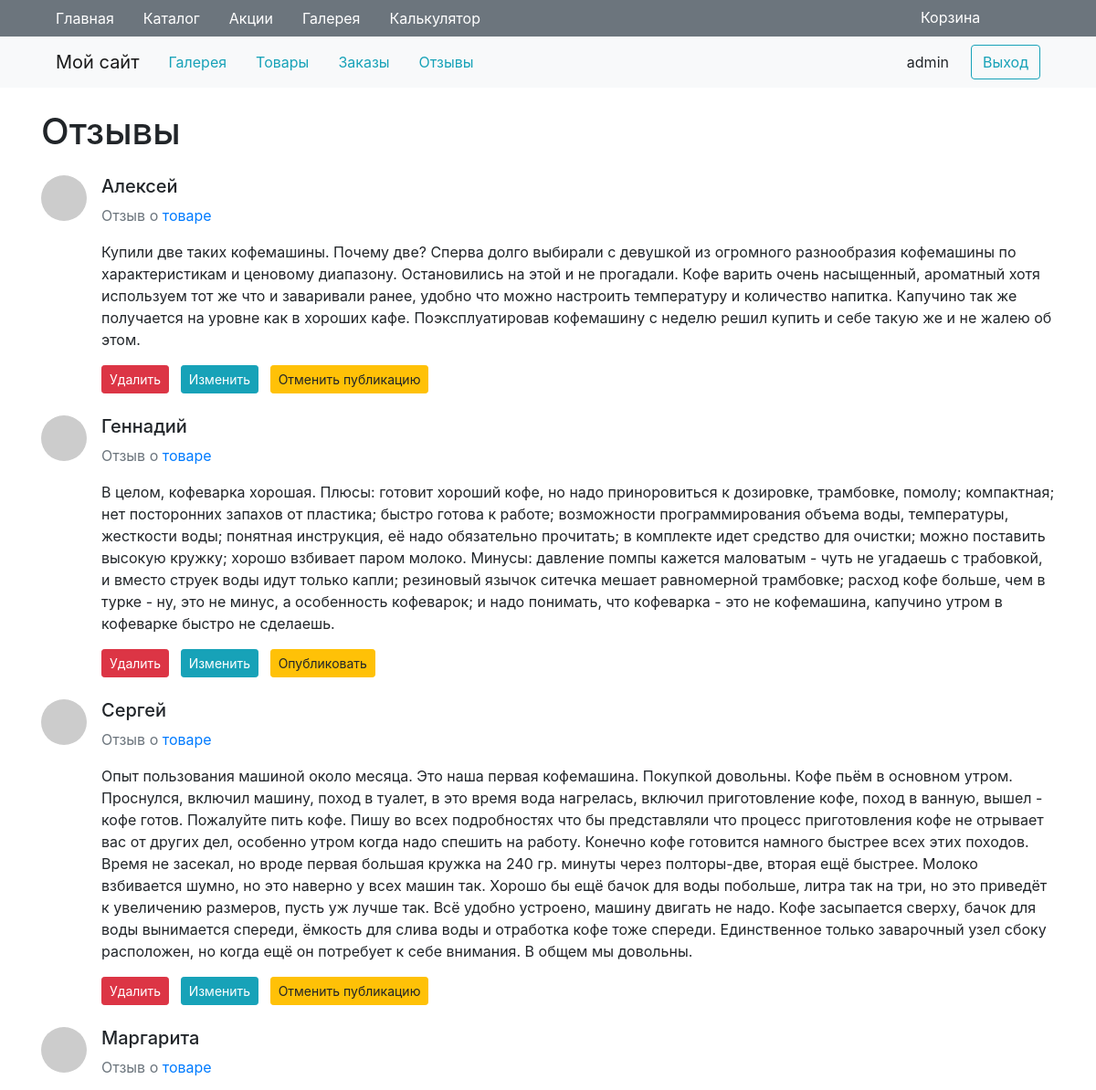
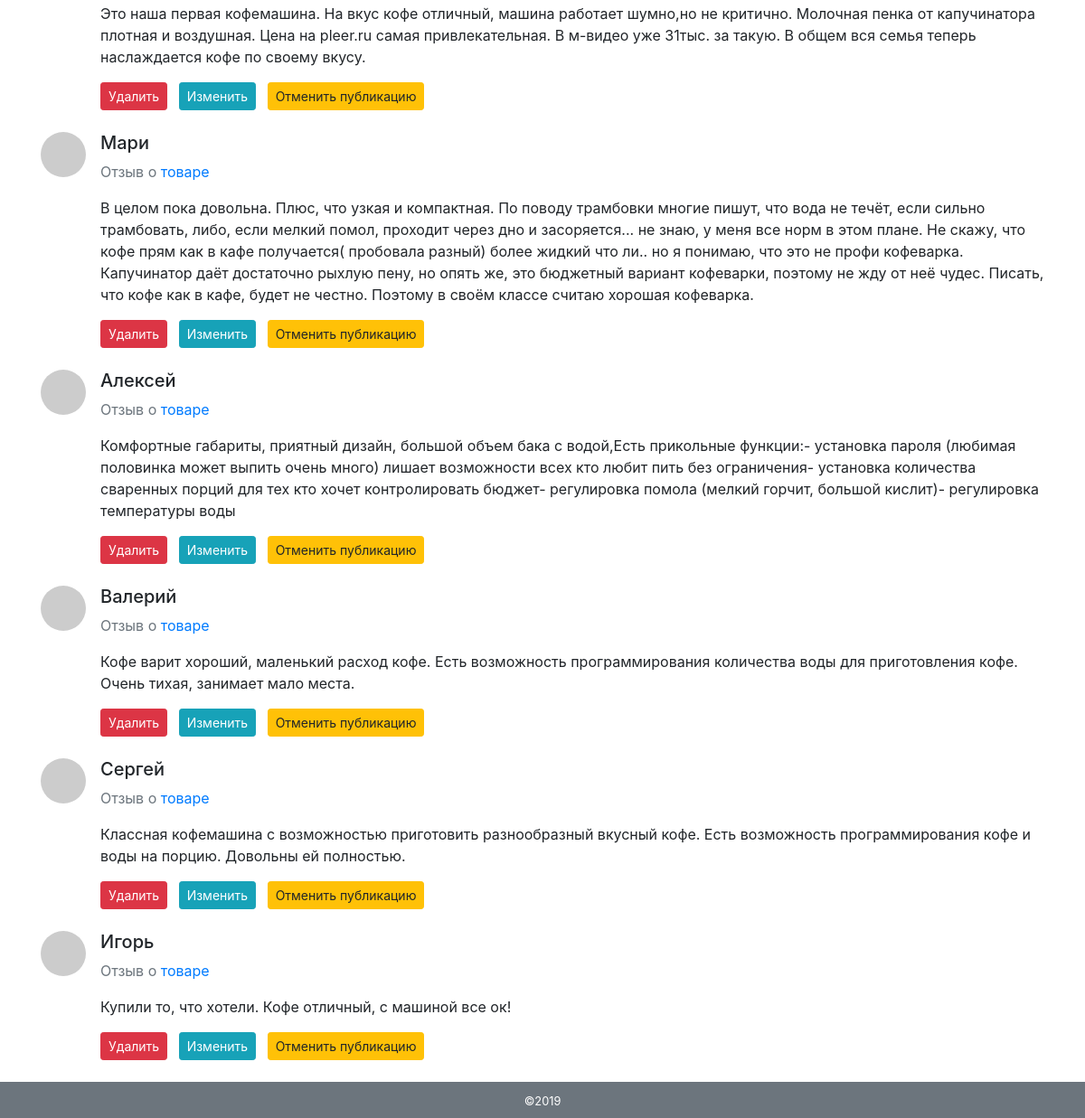
The page /comments/ (signed in) on the database its author committed (2 pictures, top to bottom).
### tables this page shows
CREATE TABLE `comments` (
  `id` int(11) NOT NULL,
  `user` varchar(255) NOT NULL,
  `message` text NOT NULL,
  `good_id` int(11) NOT NULL,
  `public` bit(1) NOT NULL DEFAULT b'0'
);

### engine/db.php (called while the page is built, shortened)
<?php
function getDb() {
    static $db = null;
    if (is_null($db)) {
        $db = @mysqli_connect(HOST, USER, PASS, DB) or die('Error: ' . mysqli_connect_error());
    }
    return $db;
}
function getAssocResult($sql) {
    $db = getDb();
    $result = @mysqli_query($db, $sql) or die(mysqli_error($db));
    $array_result = [];
    while ($row = mysqli_fetch_assoc($result))
        $array_result[] = $row;
    return $array_result;
}

### engine/moduleComments.php (called while the page is built, shortened)
<?php
function getAllComments() {
    $sql = "SELECT * FROM comments ORDER BY `id` DESC";
    return getAssocResult($sql);
}

### templates/comments.php (the view, shortened to what this page needs)
<h1>Отзывы</h1>
<? if (isset($comments)): ?>
    <? foreach ($comments as $comment): ?>
    <div class="media mt-4 mb-4" id="comment_<?=$comment['id'];?>">
        <img class="d-flex mr-3 rounded-circle" src="http://placehold.it/50x50" alt="">
        <div class="media-body">
            <? if ($comment['id'] == $id_edit): ?>
            <form method="post" action="/comments/edit/<?=$id_edit;?>">
                <div class="form-group">
                    <input name="user" class="form-control" value="<?=$comment['user'];?>" required>
                </div>
                <div class="form-group">
                    <textarea name="message" class="form-control" rows="5" required><?=$comment['message'];?></textarea>
                </div>
                <button type="submit" name="save" class="btn btn-success btn-sm mr-sm-2">Сохранить</button>
                <a href="/comments/" class="btn btn-secondary btn-sm mr-sm-2">Отменить</a>
            </form>
            <? else: ?>
            <h5 class="mt-0"><?=$comment['user'];?></h5>
            <p class="text-muted">Отзыв о <a href="/tovar/<?=$comment['good_id'];?>">товаре</a></p>
            <?=$comment['message'];?>
            <div class="mt-3">
                <button data-action="delete" data-id="<?=$comment['id'];?>" class="btn btn-danger btn-sm mr-sm-2">Удалить</button>
                <a href="/comments/edit/<?=$comment['id'];?>" class="btn btn-info btn-sm mr-sm-2">Изменить</a>
                <button data-action="public" data-id="<?=$comment['id'];?>" class="btn btn-warning btn-sm mr-sm-2"><?=$comment['public']==0?'Опубликовать':'Отменить публикацию';?></button>
            </div>
        <? endif; ?>
        </div>
    </div>
    <? endforeach; ?>
<? endif; ?>

### public/css/main.css (style rules this page uses)
.sort a.disabled, a { text-decoration: none !important; }

### rows shown on the page
comments: user "Алексей", message "Купили две таких кофемашины. Почему две? Сперва долго выбирали с девушкой из огромного разнообразия кофемашины по характеристикам и ценовому диапазону. Остановились на этой и не прогадали. Кофе варить очень насыщенный, ароматный хотя используем тот же что и заваривали ранее, удобно что можно настроить температуру и количество напитка. Капучино так же получается на уровне как в хороших кафе. Поэксплуатировав кофемашину с неделю решил купить и себе такую же и не жалею об этом.", public "Отменить публикацию"
comments: user "Геннадий", message "В целом, кофеварка хорошая. Плюсы: готовит хороший кофе, но надо приноровиться к дозировке, трамбовке, помолу; компактная; нет посторонних запахов от пластика; быстро готова к работе; возможности программирования объема воды, температуры, жесткости воды; понятная инструкция, её надо обязательно прочитать; в комплекте идет средство для очистки; можно поставить высокую кружку; хорошо взбивает паром молоко. Минусы: давление помпы кажется маловатым - чуть не угадаешь с трабовкой, и вместо струек воды идут только капли; резиновый язычок ситечка мешает равномерной трамбовке; расход кофе больше, чем в турке - ну, это не минус, а особенность кофеварок; и надо понимать, что кофеварка - это не…", public "Опубликовать"
comments: user "Сергей", message "Опыт пользования машиной около месяца. Это наша первая кофемашина. Покупкой довольны. Кофе пьём в основном утром. Проснулся, включил машину, поход в туалет, в это время вода нагрелась, включил приготовление кофе, поход в ванную, вышел - кофе готов. Пожалуйте пить кофе. Пишу во всех подробностях что бы представляли что процесс приготовления кофе не отрывает вас от других дел, особенно утром когда надо спешить на работу. Конечно кофе готовится намного быстрее всех этих походов. Время не засекал, но вроде первая большая кружка на 240 гр. минуты через полторы-две, вторая ещё быстрее. Молоко взбивается шумно, но это наверно у всех машин так. Хорошо бы ещё бачок для воды побольше, литра так на…", public "Отменить публикацию"
comments: user "Маргарита", message "Это наша первая кофемашина. На вкус кофе отличный, машина работает шумно,но не критично. Молочная пенка от капучинатора плотная и воздушная. Цена на pleer.ru самая привлекательная. В м-видео уже 31тыс. за такую. В общем вся семья теперь наслаждается кофе по своему вкусу.", public "Отменить публикацию"
comments: user "Мари", message "В целом пока довольна. Плюс, что узкая и компактная. По поводу трамбовки многие пишут, что вода не течёт, если сильно трамбовать, либо, если мелкий помол, проходит через дно и засоряется... не знаю, у меня все норм в этом плане. Не скажу, что кофе прям как в кафе получается( пробовала разный) более жидкий что ли.. но я понимаю, что это не профи кофеварка. Капучинатор даёт достаточно рыхлую пену, но опять же, это бюджетный вариант кофеварки, поэтому не жду от неё чудес. Писать, что кофе как в кафе, будет не честно. Поэтому в своём классе считаю хорошая кофеварка.", public "Отменить публикацию"
comments: user "Алексей", message "Комфортные габариты, приятный дизайн, большой объем бака с водой,Есть прикольные функции:- установка пароля (любимая половинка может выпить очень много) лишает возможности всех кто любит пить без ограничения- установка количества сваренных порций для тех кто хочет контролировать бюджет- регулировка помола (мелкий горчит, большой кислит)- регулировка температуры воды", public "Отменить публикацию"
comments: user "Валерий", message "Кофе варит хороший, маленький расход кофе. Есть возможность программирования количества воды для приготовления кофе. Очень тихая, занимает мало места.", public "Отменить публикацию"
comments: user "Сергей", message "Классная кофемашина с возможностью приготовить разнообразный вкусный кофе. Есть возможность программирования кофе и воды на порцию. Довольны ей полностью.", public "Отменить публикацию"
comments: user "Игорь", message "Купили то, что хотели. Кофе отличный, с машиной все ок!", public "Отменить публикацию"

### other values the page prints
$item['name'] "Главная"
$item['name'] "Каталог"
$item['name'] "Акции"
$item['name'] "Галерея"
$item['name'] "Калькулятор"
$user "admin"
$year "2019"
